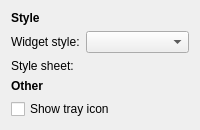
     <widget class="QWidget" name="appearancePage">
      <layout class="QVBoxLayout" name="appearanceLayout" stretch="0,0,0,0,1">
       <item>
        <widget class="QLabel" name="appearranceStyleHader">
         <property name="font">
          <font>
           <weight>75</weight>
           <bold>true</bold>
          </font>
         </property>
         <property name="text">
          <string>Style</string>
         </property>
        </widget>
       </item>
       <item>
        <layout class="QFormLayout" name="appearranceStyleLayout">
         <item row="0" column="0">
          <widget class="QLabel" name="appearranceWidgetStyleLabel">
           <property name="text">
            <string>Widget style:</string>
           </property>
           <property name="buddy">
            <cstring>appearranceWidgetStyleComboBox</cstring>
           </property>
          </widget>
         </item>
         <item row="1" column="0">
          <widget class="QLabel" name="appearranceStyleSheetLabel">
           <property name="text">
            <string>Style sheet:</string>
           </property>
           <property name="buddy">
            <cstring>appearranceStyleSheetFilePathWidget</cstring>
           </property>
          </widget>
         </item>
         <item row="1" column="1">
          <widget class="Meerkat::FilePathWidget" name="appearranceStyleSheetFilePathWidget" native="true"/>
         </item>
         <item row="0" column="1">
          <widget class="QComboBox" name="appearranceWidgetStyleComboBox"/>
         </item>
        </layout>
       </item>
       <item>
        <widget class="QLabel" name="appearranceOtherHeader">
         <property name="font">
          <font>
           <weight>75</weight>
           <bold>true</bold>
          </font>
         </property>
         <property name="text">
          <string>Other</string>
         </property>
        </widget>
       </item>
       <item>
        <layout class="QVBoxLayout" name="otherGeneralVerticalLayout">
         <item>
          <widget class="QCheckBox" name="enableTrayIconCheckBox">
           <property name="text">
            <string>Show tray icon</string>
           </property>
          </widget>
         </item>
        </layout>
       </item>
       <item>
        <spacer name="appearranceVerticalSpacer">
         <property name="orientation">
          <enum>Qt::Vertical</enum>
         </property>
         <property name="sizeHint" stdset="0">
          <size>
           <width>0</width>
           <height>0</height>
          </size>
         </property>
        </spacer>
       </item>
      </layout>
     </widget>
